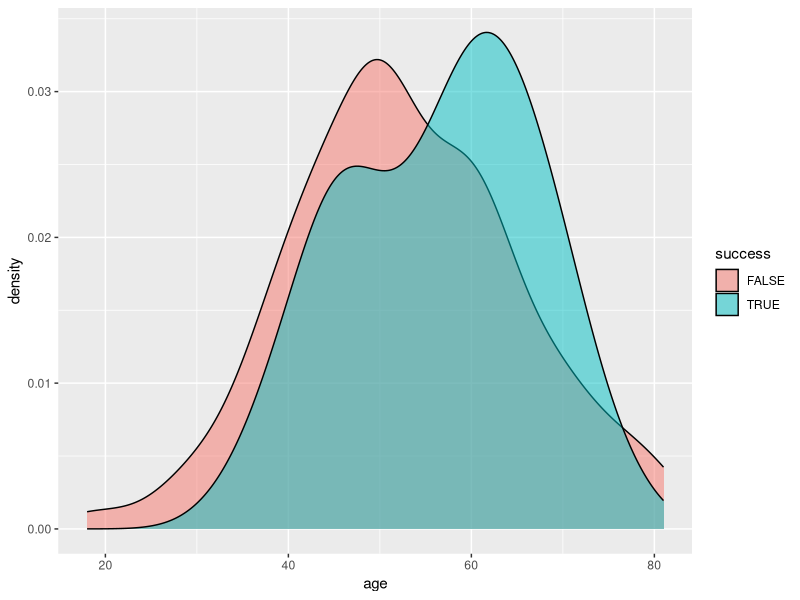
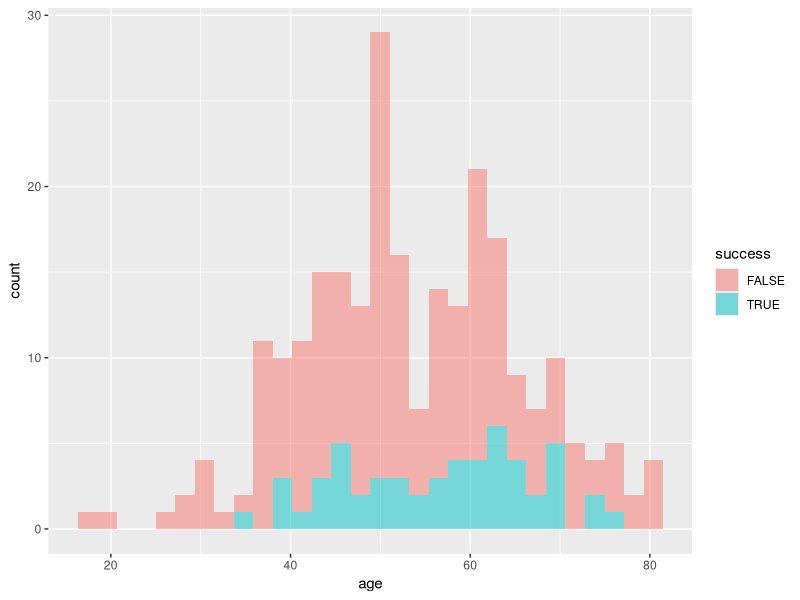
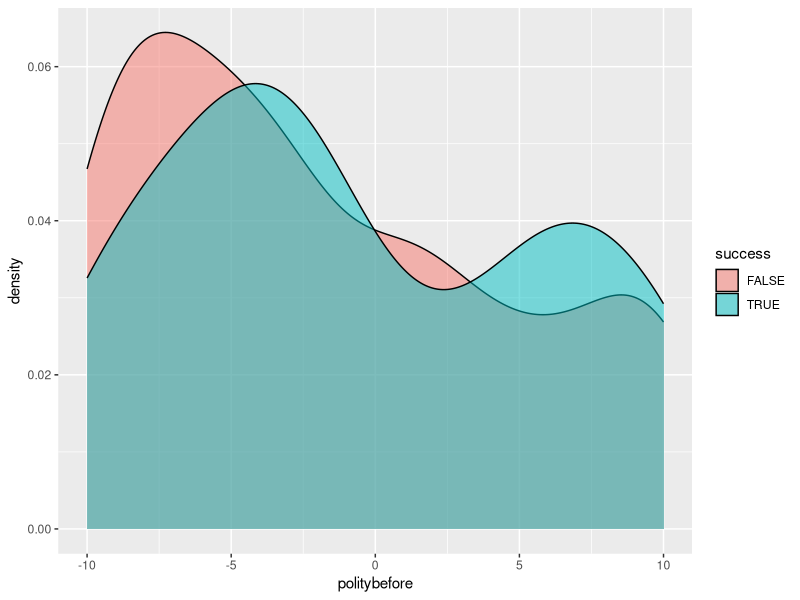
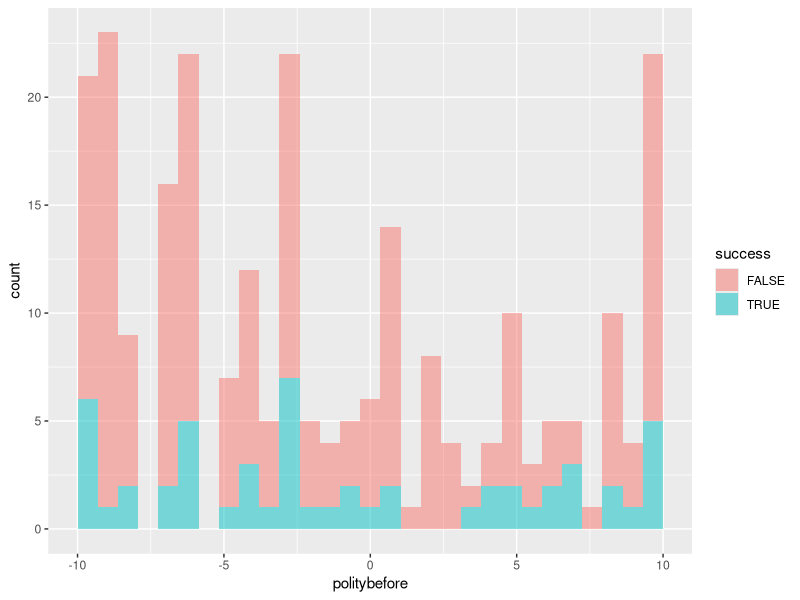

The R source for these figures, in order:
## ---- chunk 1
library(tidyverse)

leaders <- read_csv(here::here('Exercises', 'leader-assassination', 'data', 'leaders.csv'))

leaders
## ---- chunk 2
leaders |>
  count()
## ---- chunk 3
leaders |>
  count(country)
## ---- chunk 4
leaders |>
  summarise(n_countries = n_distinct(country),
            n_attempts = n(),
            first_year = min(year),
            last_year = max(year)) |>
  mutate(n_years_in_data = last_year - first_year) |>
  mutate(attempts_per_year = n_attempts / n_years_in_data) |>
  mutate(attempts_per_year_per_country = attempts_per_year / n_countries) |>
  select(attempts_per_year_per_country)
## ---- chunk 5
leaders |>
  mutate(country_starts_with_A = country %in% c("Afghanistan", "Albania", "Algeria", "Argentina", "Australia", "Austria")) |>
  distinct(country, country_starts_with_A)
## ---- chunk 6
leaders |>
  distinct(result)
## ---- chunk 7
leaders <- leaders |>
  mutate(success = result %in% c("dies within a day after the attack", "dies between a day and a week", "dies, timing unknown", "dies between a week and a month"))
## ---- chunk 8
leaders |>
  summarise(attempts = n(),
            successes = sum(success)) |>
  mutate(success_rate = successes / attempts)
## ---- chunk 9
leaders |>
  group_by(success) %>%
  summarise(n = n(),
            min_age = min(age),
            mean_age = mean(age),
            median_age = median(age),
            max_age = max(age))
## ---- chunk 10
ggplot(leaders, aes(x = age, fill = success)) +
  geom_density(alpha = 0.5)
## ---- chunk 11
ggplot(leaders, aes(x = age, fill = success)) +
  geom_histogram(alpha = 0.5)
## ---- chunk 12
leaders |>
  group_by(success) |>
  summarise(n = n(),
            min_politybefore = min(politybefore),
            mean_politybefore = mean(politybefore),
            median_politybefore = median(politybefore),
            max_politybefore = max(politybefore))
## ---- chunk 13
ggplot(leaders, aes(x = politybefore, fill = success)) +
  geom_density(alpha = 0.5)
## ---- chunk 14
ggplot(leaders, aes(x = politybefore, fill = success)) +
  geom_histogram(alpha = 0.5)
## ---- chunk 15
leaders <- leaders |>
  mutate(warbefore = interwarbefore | civilwarbefore)
## ---- chunk 16
leaders <- leaders |>
  mutate(warbefore = (interwarbefore + civilwarbefore) > 0)
## ---- chunk 17
leaders |>
  group_by(warbefore) |>
  summarise(n = n(),
            successes = sum(success)) %>%
  mutate(success_rate = successes / n)
## ---- chunk 18
leaders <- leaders |>
  mutate(warafter = interwarafter | civilwarafter)
## ---- chunk 19
leaders <- leaders |>
  mutate(warafter = (interwarafter + civilwarafter) > 0)
## ---- chunk 20
leaders |>
  group_by(success) |>
  summarise(n = n(),
            civil_war = sum(civilwarafter) / n,
            international_war = sum(interwarafter) / n,
            any_war = sum(warafter) / n)
